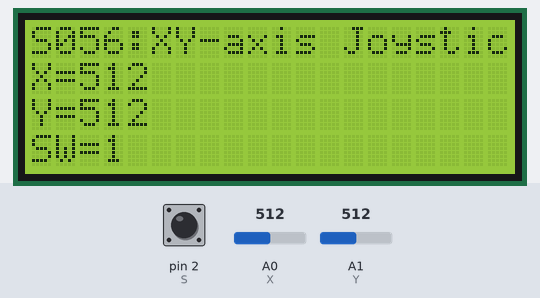
The sketch below on a simulated Arduino Uno, built with avr-gcc and run on an emulated ATmega328P. Shown: 20×4 character LCD. Inputs (shaded band) come from the test bench; at power-on: A0 (X) = 512, A1 (Y) = 512, pin 2 (S) HIGH.

Above: at 2.2 s.
2.3 s: A0 (X) set to 716
At 3.6 s:
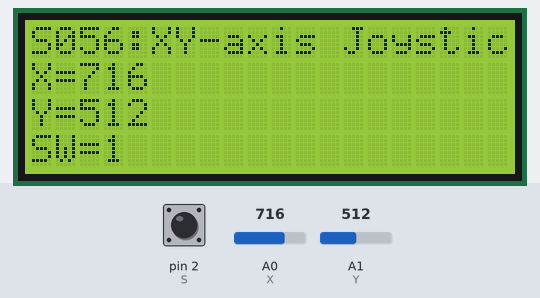
3.9 s: A1 (Y) set to 716
At 5.1 s:
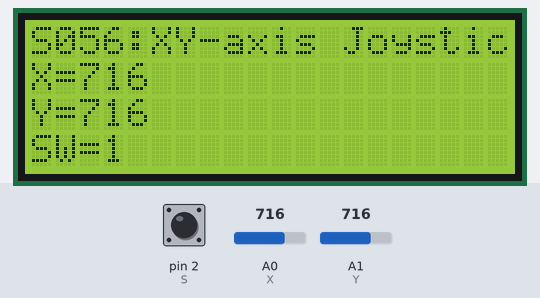
5.4 s: pin 2 (S) pulled LOW for 0.15 s
At 5.56 s:
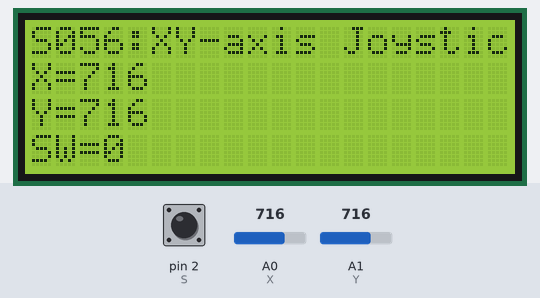
7.2 s: A0 (X) set to 900
At 7.9 s:
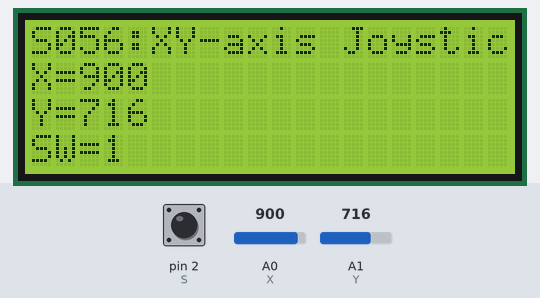
8.7 s: pin 2 (S) pulled LOW for 1 s
At 9.1 s:
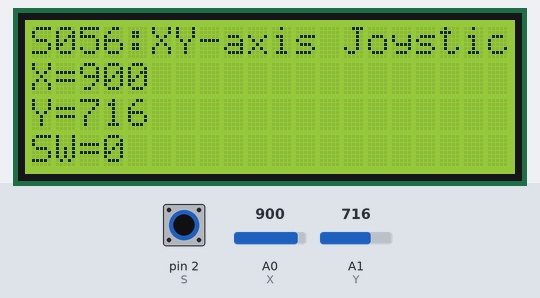
11.2 s: A1 (Y) set to 900
At 11.6 s:
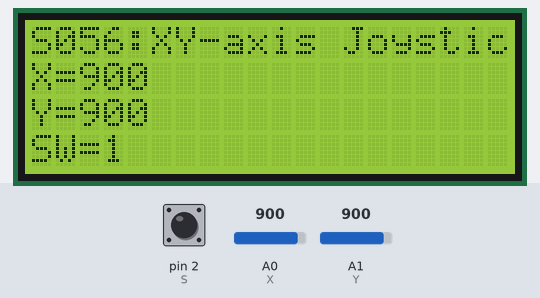
Timing chart, 0 to 13.8 s (numbered marks = the images above; inputs shaded):
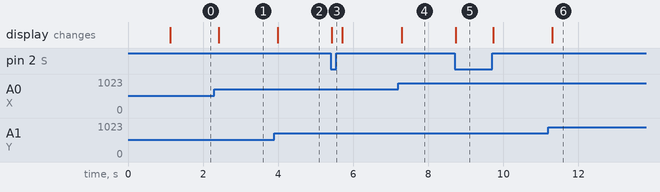

Measured:
- after the input at 2.3 s, the display: changes after 0.11 s (image 1)
- after the input at 3.9 s, the display: changes after 0.09 s (image 2)
- after the input at 5.4 s, the display: changes at once (image 3)
- after the input at 7.2 s, the display: changes after 0.09 s (image 4)
- after the input at 8.7 s, the display: changes at once (image 5)
- after the input at 11.2 s, the display: changes after 0.11 s (image 6)

The sketch:

basic_test.ino
```cpp
/* XY-axis Joystick Module (KY-023) [S056] : http://rdiot.tistory.com/136 [RDIoT Demo] */

#include <Wire.h>
#include <LiquidCrystal_I2C.h>

LiquidCrystal_I2C lcd(0x27,20,4);  // LCD2004

int X = A0; // x
int Y = A1; // y
int S = 2; // SW

void setup()
{
  lcd.init();  // initialize the lcd
  lcd.backlight();
  lcd.print("start LCD2004");

  pinMode(X, INPUT);
  pinMode(Y, INPUT);
  pinMode(S, INPUT);
  digitalWrite(S, HIGH);

  delay(1000);

  lcd.clear();
}

void loop()
{

  lcd.setCursor(0,0);
  lcd.print("S056:XY-axis Joystick");

  int x, y, s;
  x = analogRead(X);
  y = analogRead(Y);
  s = digitalRead(S);

  lcd.setCursor(0,1);
  lcd.print("X=" + (String)x + "   ");

  lcd.setCursor(0,2);
  lcd.print("Y=" + (String)y + "   ");

  lcd.setCursor(0,3);
  lcd.print("SW=" + (String)s + "  ");

  delay(100);
}
```
